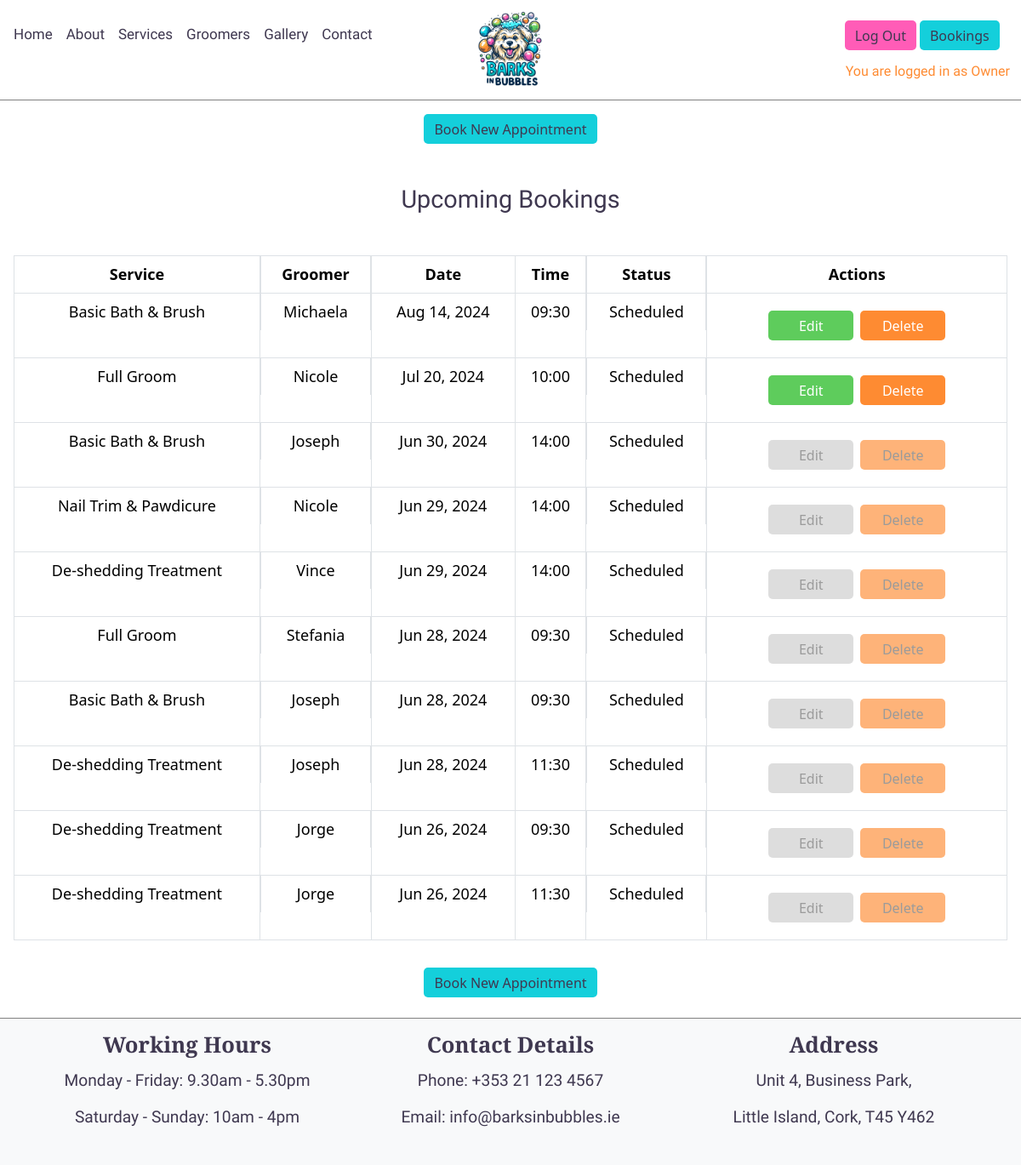
The app's page /appointment/my-appointments/ (signed in), older data.
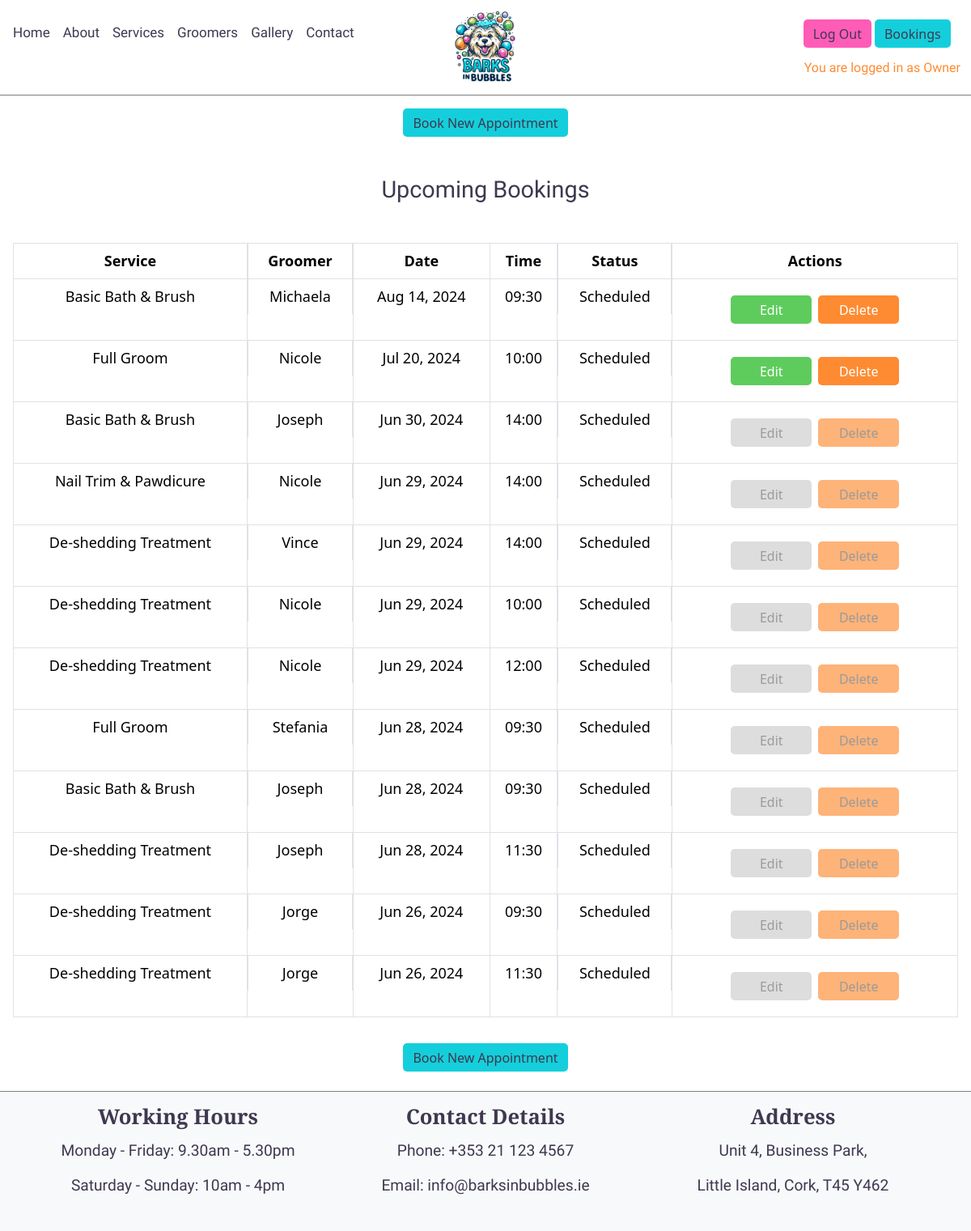
The same page, newer data.
### appointment/models.py (models this page shows, shortened)
class Appointment(models.Model):
    STATUS_CHOICES = [
        ('scheduled', 'Scheduled'),
        ('completed', 'Completed'),
        ('cancelled', 'Cancelled'),
    ]
    user = models.ForeignKey(User, on_delete=models.CASCADE)
    service = models.ForeignKey(Services, on_delete=models.CASCADE)
    groomer = models.ForeignKey(Groomers, on_delete=models.CASCADE)
    date = models.DateField(default=timezone.now)
    time = models.TimeField(default=time(9, 0))
    status = models.CharField(max_length=10,
                              choices=STATUS_CHOICES, default='scheduled')
    created_at = models.DateTimeField(auto_now_add=True)

### home/models.py (models this page shows, shortened)
class Services(models.Model):
    id = models.AutoField(primary_key=True)
    service_image = CloudinaryField('image', default='placeholder')
    name = models.CharField(max_length=200)
    description = models.TextField()
    price = models.DecimalField(max_digits=10, decimal_places=2)
    duration = models.DurationField()
    created_at = models.DateTimeField()
    position = models.PositiveIntegerField(default=0)
    class Meta:
        verbose_name_plural = "Services"
        ordering = ['position']
    """
    Convert duration (timedelta) to a string
    formatted as 'Xh Ym' representing hours and minutes.
    Source: https://stackoverflow.com/questions/2119472/
    convert-a-timedelta-to-days-hours-and-minutes
    """

### groomers/models.py (models this page shows, shortened)
class Groomers(models.Model):
    id = models.AutoField(primary_key=True)
    groomer_image = CloudinaryField('image', default='placeholder')
    name = models.CharField(max_length=200)
    description = models.TextField()
    updated_on = models.DateTimeField(auto_now=True)
    class Meta:
        verbose_name_plural = "Groomers"

### appointment/views.py (the view)
# urls.py: path('my-appointments/', my_appointments, name='my_appointments'),
def my_appointments(request):
    if request.user.is_authenticated:
        appointments = (
            Appointment.objects.filter(user=request.user).order_by('-date')
            )
        now = timezone.now()
        for appointment in appointments:
            appointment_datetime = datetime.datetime.combine(appointment.date, datetime.time())
            appointment_datetime = timezone.make_aware(appointment_datetime, timezone.get_current_timezone())
            appointment.can_edit_delete = (appointment_datetime - now).total_seconds() > 24 * 3600
        return render(request,
                      "appointment/my_appointments.html",
                      {'appointments': appointments})
    else:
        return redirect(reverse('account_login'))

### appointment/templates/appointment/my_appointments.html (shortened to what this page needs)
{% extends 'base.html' %}
{% load static %}
{% block content %}
    <div class="row justify-content-center mx-1">
        <div class="col-12">
            {% if user.is_authenticated and appointments %}
            <div class="d-flex flex-column align-items-center">
                <a href="{% url 'appointment' %}" class="btn btn-book mt-3 w-45">Book New Appointment</a>
            </div>
            <h1 class="text-center my-5">Upcoming Bookings</h1>
            <table class="table table-bordered text-center">
                <thead>
                    <tr>
                        <th>Service</th>
                        <th class="d-none d-lg-block">Groomer</th>
                        <th>Date</th>
                        <th>Time</th>
                        <th class="d-none d-lg-block">Status</th>
                        <th>Actions</th>
                    </tr>
                </thead>
                <tbody>
                    {% for appointment in appointments %} <tr>
                        <td>{{ appointment.service.name }}</td>
                        <td class="d-none d-lg-block">{{ appointment.groomer.name }}</td>
                        <td>{{ appointment.date|date:"M d, Y" }}</td>
                        <td>{{ appointment.time|time:"H:i" }}</td>
                        <td class="d-none d-lg-block">{{ appointment.get_status_display }}</td>
                        <td>
                            <div class="d-flex flex-column flex-md-row justify-content-center my-md-2 mx-3">
                                {% if appointment.can_edit_delete %}
                                <button class="btn btn-edit m-1" data-appointment-id="{{ appointment.id }}">Edit</button>
                                <button class="btn btn-delete m-1" data-appointment-id="{{ appointment.id }}">Delete</button>
                                {% else %}
                                <button class="btn btn-edit m-1" disabled>Edit</button>
                                <button class="btn btn-delete m-1" disabled>Delete</button>
                                {% endif %}
                            </div>
                        </td>
                    </tr>
                    {% endfor %}
                </tbody>
            </table>
            <div class="d-flex flex-column align-items-center">
                <a href="{% url 'appointment' %}" class="btn btn-book mt-3 w-45 mb-4">Book New Appointment</a>
            </div>
            {% endif %}
        </div>
    </div>
{% endblock %}

Row changes from the older to the newer data that the page shows:
added Appointment: service.name "De-shedding Treatment", groomer.name "Nicole", date "Jun 29, 2024", time "10:00", status "Scheduled", shows "Edit"
added Appointment: service.name "De-shedding Treatment", groomer.name "Nicole", date "Jun 29, 2024", time "12:00", status "Scheduled", shows "Edit"
